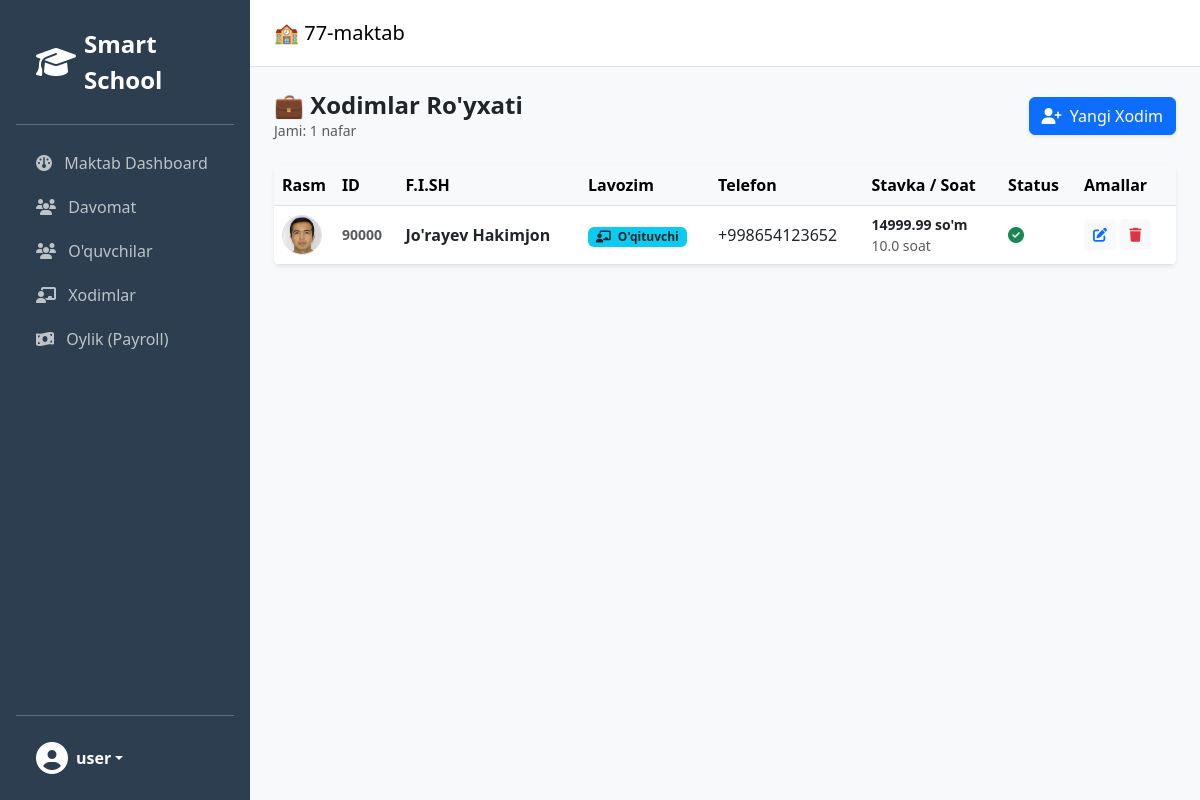
Page /employees/ (signed in) on the committed database.
### core/models.py (models this page shows, shortened)
class UserProfile(models.Model):
    user = models.OneToOneField(User, on_delete=models.CASCADE, related_name='profile')
    school = models.ForeignKey(School, on_delete=models.SET_NULL, null=True, blank=True, verbose_name="Maktab")
    phone = models.CharField(max_length=20, blank=True, null=True)
    telegram_id = models.CharField(max_length=50, blank=True, null=True)

class School(models.Model):
    name = models.CharField(max_length=255, verbose_name="Maktab nomi")
    api_key = models.UUIDField(default=uuid.uuid4, editable=False, unique=True)
    is_active = models.BooleanField(default=True)
    last_activity = models.DateTimeField(null=True, blank=True, verbose_name="Oxirgi aloqa")

### staff/models.py (models this page shows, shortened)
class Employee(models.Model):
    school = models.ForeignKey(School, on_delete=models.CASCADE, related_name="employees")
    full_name = models.CharField(max_length=255)
    hikvision_id = models.CharField(max_length=20, editable=False)
    employee_id = models.CharField(max_length=50, editable=False)
    phone = models.CharField(max_length=20)
    photo = models.ImageField(upload_to='staff/', blank=True, null=True)
    POSITION_CHOICES = [('teacher', "O'qituvchi"), ('admin', "Ma'muriyat")]
    position_type = models.CharField(max_length=20, choices=POSITION_CHOICES, default='teacher')
    start_time = models.TimeField(verbose_name="Ish boshlanishi", default="08:00")
    end_time = models.TimeField(verbose_name="Ish tugashi", default="17:00")
    teaching_hours = models.FloatField(default=0, verbose_name="O'quv soati")
    pedagogical_load = models.FloatField(default=0, verbose_name="Pedagogik yuklama")
    addition_hours = models.FloatField(default=0, verbose_name="Qo'shimcha dars soati")
    base_salary = models.DecimalField(max_digits=12, decimal_places=2, default=0, verbose_name="1 soat narxi")
    is_synced = models.BooleanField(default=False)
    is_active = models.BooleanField(default=True)
    class Meta:
        unique_together = ['school', 'hikvision_id']

### staff/views.py (the view)
# urls.py: path('employees/', views.employee_list, name='employee_list'),
@login_required
def employee_list(request):
    school = request.user.profile.school
    employees = Employee.objects.filter(school=school)
    return render(request, 'staff/employee_list.html', {'employees': employees})

### templates/staff/employee_list.html (shortened to what this page needs)
{% extends 'base.html' %}
{% block content %}
<div class="d-flex justify-content-between align-items-center mb-4">
    <div>
        <h4 class="fw-bold text-dark mb-0">💼 Xodimlar Ro'yxati</h4>
        <p class="text-muted small mb-0">Jami: {{ employees.count }} nafar</p>
    </div>
    <a href="{% url 'employee_create' %}" class="btn btn-primary shadow-sm">
        <i class="fa fa-user-plus me-1"></i> Yangi Xodim
    </a>
</div>
<div class="card border-0 shadow-sm table-responsive">
    <table class="table table-hover align-middle mb-0">
        <thead class="table-light">
            <tr>
                <th width="50">Rasm</th>
                <th>ID</th>
                <th>F.I.SH</th>
                <th>Lavozim</th>
                <th>Telefon</th>
                <th>Stavka / Soat</th>
                <th>Status</th>
                <th width="100">Amallar</th>
            </tr>
        </thead>
        <tbody>
            {% for emp in employees %}
            <tr>
                <td>
                    {% if emp.photo %}
                        <img src="{{ emp.photo.url }}" class="rounded-circle border" width="40" height="40" style="object-fit: cover;">
                    {% else %}
                        <div class="bg-secondary rounded-circle d-flex align-items-center justify-content-center text-white small" style="width: 40px; height: 40px;">
                            {{ emp.full_name|first }}
                        </div>
                    {% endif %}
                </td>
                <td class="fw-bold text-muted small">{{ emp.hikvision_id }}</td>
                <td class="fw-bold">{{ emp.full_name }}</td>
                <td>
                    {% if emp.position_type == 'teacher' %}
                        <span class="badge bg-info text-dark">
                            <i class="fa-solid fa-chalkboard-user me-1"></i> O'qituvchi
                        </span>
                    {% else %}
                        <span class="badge bg-dark">
                            <i class="fa-solid fa-user-tie me-1"></i> Ma'muriyat
                        </span>
                    {% endif %}
                </td>
                <td>{{ emp.phone }}</td>
                <td>
                    <div class="d-flex flex-column small">
                        <span class="fw-bold">{{ emp.base_salary }} so'm</span>
                        {% if emp.teaching_hours > 0 %}
                            <span class="text-muted">{{ emp.teaching_hours }} soat</span>
                        {% endif %}
                    </div>
                </td>
                <td>
                    {% if emp.hikvision_id %}
                         <i class="fa-solid fa-check-circle text-success" title="Terminalga yuklangan"></i>
                    {% else %}
                         <i class="fa-solid fa-clock text-warning" title="Kutilmoqda..."></i>
                    {% endif %}
                </td>
                <td>
                    <a href="#" class="btn btn-sm btn-light text-primary"><i class="fa fa-edit"></i></a>
                    <a href="#" class="btn btn-sm btn-light text-danger"><i class="fa fa-trash"></i></a>
                </td>
            </tr>
            {% endfor %}
        </tbody>
    </table>
</div>
{% endblock %}

### templates/base.html (shortened to what this page needs)
<!DOCTYPE html>
<html lang="uz">
  <head>
    <link
      href="https://cdn.jsdelivr.net/npm/bootstrap@5.3.0/dist/css/bootstrap.min.css"
      rel="stylesheet"
    />
    <link
      href="https://cdnjs.cloudflare.com/ajax/libs/font-awesome/6.4.0/css/all.min.css"
      rel="stylesheet"
    />
  </head>
  <body>
    <div class="d-flex">
      <div
        class="sidebar d-flex flex-column flex-shrink-0 p-3"
        style="width: 250px"
      >
        <a
          href="/"
          class="d-flex align-items-center mb-3 mb-md-0 me-md-auto text-white text-decoration-none"
        >
          <i class="fa-solid fa-graduation-cap fa-2x me-2"></i>
          <span class="fs-4 fw-bold">Smart School</span>
        </a>
        <hr />
        <ul class="nav nav-pills flex-column mb-auto">
          <li>
            <a href="{% url 'dashboard' %}">
              <i class="fa-solid fa-gauge me-2"></i> Maktab Dashboard
            </a>
          </li>
          <li>
            <a href="{% url 'attendance_report' %}">
              <i class="fa-solid fa-users me-2"></i> Davomat
            </a>
          </li>
          <li>
            <a href="{% url 'student_list' %}">
              <i class="fa-solid fa-users me-2"></i> O'quvchilar
            </a>
          </li>
          <li>
            <a href="{% url 'employee_list' %}">
              <i class="fa-solid fa-chalkboard-user me-2"></i> Xodimlar
            </a>
          </li>
          <li>
            <a href="{% url 'payroll_report' %}">
              <i class="fa-solid fa-money-bill-wave me-2"></i> Oylik (Payroll)
            </a>
          </li>
        </ul>
        <hr />
        <div class="dropdown">
          <a
            href="#"
            class="d-flex align-items-center text-white text-decoration-none dropdown-toggle"
            id="dropdownUser1"
            data-bs-toggle="dropdown"
            aria-expanded="false"
          >
            <i class="fa-solid fa-user-circle fa-2x me-2"></i>
            <strong>{{ request.user.username }}</strong>
          </a>
        </div>
      </div>
      <div class="w-100">
        <nav class="navbar navbar-light bg-white border-bottom px-4 py-3">
          <span class="navbar-brand mb-0 h1">
            {% if request.user.is_superuser %} 🏛️ Tuman Xalq Ta'limi Bo'limi
            {% else %} 🏫 {{ request.user.profile.school.name }} {% endif %}
          </span>
        </nav>
        <div class="p-4">
           {% block content %} {% endblock %}
        </div>
      </div>
    </div>
  </body>
</html>

### templates/base.html (style rules this page uses)
body { background-color: #f8f9fa; }
.sidebar { min-height: 100vh; background: #2c3e50; color: white; }
.sidebar a { color: #bdc3c7; text-decoration: none; display: block; padding: 10px 20px; }
.card { border: none; shadow-sm: 0 2px 4px rgba(0, 0, 0, 0.05); }

### rows in the picture
Employee: photo (picture), hikvision_id "90000", full_name "Jo'rayev Hakimjon", position_type "teacher" (drawn), phone "+998654123652", base_salary "14999.99", teaching_hours "10.0"

### other values in the picture
{{ request.user.username }} "user"
{{ request.user.profile.school.name }} "77-maktab"
{{ employees.count }} "1"
